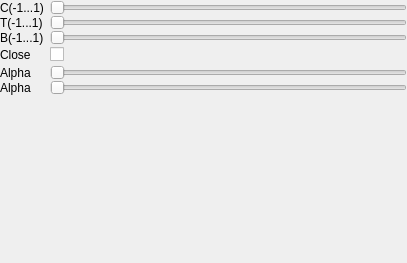
<?xml version="1.0" encoding="UTF-8"?>
<ui version="4.0">
 <class>ControllerSplineAtOptionsWidget</class>
 <widget class="QWidget" name="ControllerSplineAtOptionsWidget">
  <property name="geometry">
   <rect>
    <x>0</x>
    <y>0</y>
    <width>407</width>
    <height>263</height>
   </rect>
  </property>
  <property name="windowTitle">
   <string>Form</string>
  </property>
  <layout class="QVBoxLayout" name="verticalLayout">
   <property name="spacing">
    <number>0</number>
   </property>
   <property name="leftMargin">
    <number>0</number>
   </property>
   <property name="topMargin">
    <number>0</number>
   </property>
   <property name="rightMargin">
    <number>0</number>
   </property>
   <property name="bottomMargin">
    <number>0</number>
   </property>
   <item>
    <widget class="QWidget" name="widget" native="true">
     <layout class="QHBoxLayout" name="horizontalLayout">
      <property name="leftMargin">
       <number>0</number>
      </property>
      <property name="topMargin">
       <number>0</number>
      </property>
      <property name="rightMargin">
       <number>0</number>
      </property>
      <property name="bottomMargin">
       <number>0</number>
      </property>
      <item>
       <widget class="QLabel" name="m_CLbl">
        <property name="minimumSize">
         <size>
          <width>44</width>
          <height>0</height>
         </size>
        </property>
        <property name="maximumSize">
         <size>
          <width>44</width>
          <height>16777215</height>
         </size>
        </property>
        <property name="text">
         <string>C(-1...1)</string>
        </property>
       </widget>
      </item>
      <item>
       <widget class="QSlider" name="m_CSld">
        <property name="orientation">
         <enum>Qt::Horizontal</enum>
        </property>
       </widget>
      </item>
     </layout>
    </widget>
   </item>
   <item>
    <widget class="QWidget" name="widget_2" native="true">
     <layout class="QHBoxLayout" name="horizontalLayout_2">
      <property name="leftMargin">
       <number>0</number>
      </property>
      <property name="topMargin">
       <number>0</number>
      </property>
      <property name="rightMargin">
       <number>0</number>
      </property>
      <property name="bottomMargin">
       <number>0</number>
      </property>
      <item>
       <widget class="QLabel" name="m_TLbl">
        <property name="minimumSize">
         <size>
          <width>44</width>
          <height>0</height>
         </size>
        </property>
        <property name="maximumSize">
         <size>
          <width>44</width>
          <height>16777215</height>
         </size>
        </property>
        <property name="text">
         <string>T(-1...1)</string>
        </property>
       </widget>
      </item>
      <item>
       <widget class="QSlider" name="m_TSld">
        <property name="orientation">
         <enum>Qt::Horizontal</enum>
        </property>
       </widget>
      </item>
     </layout>
    </widget>
   </item>
   <item>
    <widget class="QWidget" name="widget_3" native="true">
     <layout class="QHBoxLayout" name="horizontalLayout_3">
      <property name="leftMargin">
       <number>0</number>
      </property>
      <property name="topMargin">
       <number>0</number>
      </property>
      <property name="rightMargin">
       <number>0</number>
      </property>
      <property name="bottomMargin">
       <number>0</number>
      </property>
      <item>
       <widget class="QLabel" name="m_BLbl">
        <property name="minimumSize">
         <size>
          <width>44</width>
          <height>0</height>
         </size>
        </property>
        <property name="maximumSize">
         <size>
          <width>44</width>
          <height>16777215</height>
         </size>
        </property>
        <property name="text">
         <string>B(-1...1)</string>
        </property>
       </widget>
      </item>
      <item>
       <widget class="QSlider" name="m_BSld">
        <property name="orientation">
         <enum>Qt::Horizontal</enum>
        </property>
       </widget>
      </item>
     </layout>
    </widget>
   </item>
   <item>
    <widget class="QWidget" name="widget_4" native="true">
     <layout class="QHBoxLayout" name="horizontalLayout_4">
      <property name="leftMargin">
       <number>0</number>
      </property>
      <property name="topMargin">
       <number>0</number>
      </property>
      <property name="rightMargin">
       <number>0</number>
      </property>
      <property name="bottomMargin">
       <number>0</number>
      </property>
      <item>
       <widget class="QLabel" name="m_CloseLbl">
        <property name="minimumSize">
         <size>
          <width>44</width>
          <height>0</height>
         </size>
        </property>
        <property name="maximumSize">
         <size>
          <width>44</width>
          <height>16777215</height>
         </size>
        </property>
        <property name="text">
         <string>Close</string>
        </property>
       </widget>
      </item>
      <item>
       <widget class="QCheckBox" name="m_CloseCkb">
        <property name="text">
         <string/>
        </property>
       </widget>
      </item>
      <item>
       <spacer name="horizontalSpacer">
        <property name="orientation">
         <enum>Qt::Horizontal</enum>
        </property>
        <property name="sizeHint" stdset="0">
         <size>
          <width>40</width>
          <height>20</height>
         </size>
        </property>
       </spacer>
      </item>
     </layout>
    </widget>
   </item>
   <item>
    <widget class="QWidget" name="widget_5" native="true">
     <layout class="QHBoxLayout" name="horizontalLayout_5">
      <property name="leftMargin">
       <number>0</number>
      </property>
      <property name="topMargin">
       <number>0</number>
      </property>
      <property name="rightMargin">
       <number>0</number>
      </property>
      <property name="bottomMargin">
       <number>0</number>
      </property>
      <item>
       <widget class="QLabel" name="m_AlphaLbl">
        <property name="minimumSize">
         <size>
          <width>44</width>
          <height>0</height>
         </size>
        </property>
        <property name="maximumSize">
         <size>
          <width>44</width>
          <height>16777215</height>
         </size>
        </property>
        <property name="text">
         <string>Alpha</string>
        </property>
       </widget>
      </item>
      <item>
       <widget class="QSlider" name="m_AlphaSld">
        <property name="orientation">
         <enum>Qt::Horizontal</enum>
        </property>
       </widget>
      </item>
     </layout>
    </widget>
   </item>
   <item>
    <widget class="QWidget" name="widget_6" native="true">
     <layout class="QHBoxLayout" name="horizontalLayout_6">
      <property name="leftMargin">
       <number>0</number>
      </property>
      <property name="topMargin">
       <number>0</number>
      </property>
      <property name="rightMargin">
       <number>0</number>
      </property>
      <property name="bottomMargin">
       <number>0</number>
      </property>
      <item>
       <widget class="QLabel" name="m_AlphaNormLbl">
        <property name="minimumSize">
         <size>
          <width>44</width>
          <height>0</height>
         </size>
        </property>
        <property name="maximumSize">
         <size>
          <width>44</width>
          <height>16777215</height>
         </size>
        </property>
        <property name="text">
         <string>Alpha</string>
        </property>
       </widget>
      </item>
      <item>
       <widget class="QSlider" name="m_AlphaNormSld">
        <property name="orientation">
         <enum>Qt::Horizontal</enum>
        </property>
       </widget>
      </item>
     </layout>
    </widget>
   </item>
   <item>
    <spacer name="verticalSpacer">
     <property name="orientation">
      <enum>Qt::Vertical</enum>
     </property>
     <property name="sizeHint" stdset="0">
      <size>
       <width>20</width>
       <height>40</height>
      </size>
     </property>
    </spacer>
   </item>
  </layout>
 </widget>
 <resources/>
 <connections/>
</ui>
